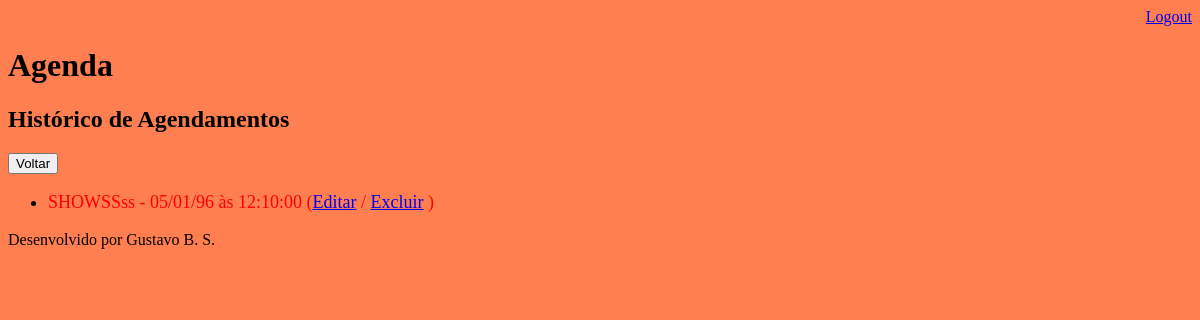
Page /agenda/historico/ (signed in) on the earlier database version.
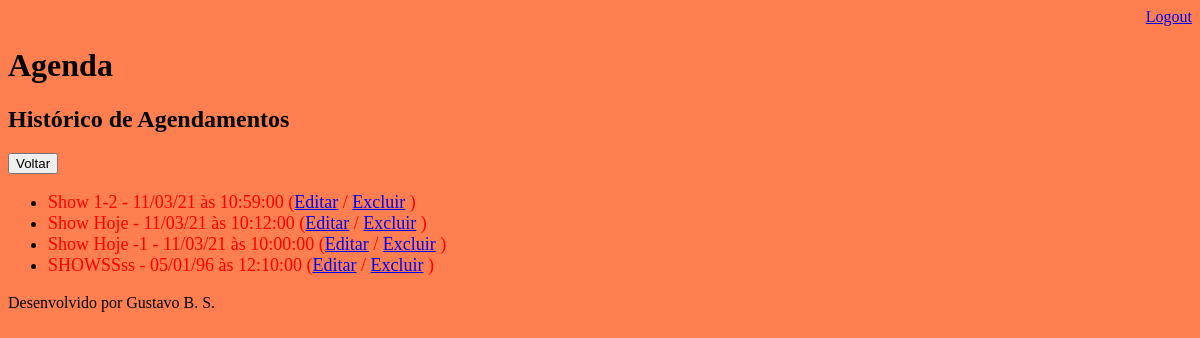
Same page on the later database version.
### core/models.py (models this page shows, shortened)
class Evento(models.Model):
    titulo = models.CharField(max_length=100, verbose_name='Evento')
    descricao = models.TextField(blank=True, null=True, verbose_name='Descrição')
    data_evento = models.DateTimeField(verbose_name='Data do Evento')
    data_criacao = models.DateTimeField(auto_now=True, verbose_name='Data da Criação')
    usuario = models.ForeignKey(User, on_delete=models.CASCADE)
    local = models.CharField(max_length=100, blank=True, null=True, verbose_name='Local do Evento')
    objects = models.Manager()
    class Meta:
        db_table = 'evento'
    def get_data_evento(self):
        return self.data_evento.strftime('%d/%m/%y às %H:%M:%S')
    def get_evento_atrasado(self):
        if self.data_evento < datetime.now():
            return True
        else:
            return False
    def get_evento_faltam(self):
        if datetime.now() < self.data_evento <= datetime.now() + timedelta(hours=1):
            return True
        else:
            return False

### core/views.py (the view)
# urls.py: path('agenda/historico/', views.agenda_historico),
@login_required(login_url='/login')
def agenda_historico(request):
    usuario = request.user
    data_atual = datetime.now()
    evento = Evento.objects.filter(usuario=usuario,
                                   data_evento__lt=data_atual).order_by('-data_evento')
    response = {'eventos': evento}
    return render(request, 'historico-eventos.html', response)

### core/templates/historico-eventos.html (shortened to what this page needs)
{% extends "model-page.html" %}
{% block content %}
    <h2>Histórico de Agendamentos</h2>
    <a href="http://127.0.0.1:8000/agenda/">
        <button type="button">Voltar</button>
    </a>
    <ul style="font-size: 18px">
        {% for evento in eventos %}
            <li>
                <div style={% if evento.get_evento_atrasado %}
                                "color:red"
                            {% endif %}
                            >
                {{ evento.titulo }} - {{ evento.get_data_evento}}
                (<a href="evento/?id={{ evento.id }}">Editar</a>
                / <a href="evento/delete/{{ evento.id }}">Excluir</a> )
                </div>
            </li>
        {% endfor %}
    </ul>
{% endblock %}

Differences in the rows shown:
added Evento: titulo "Show 1-2", get_data_evento "11/03/21 às 10:59:00"
added Evento: titulo "Show Hoje", get_data_evento "11/03/21 às 10:12:00"
added Evento: titulo "Show Hoje -1", get_data_evento "11/03/21 às 10:00:00"
